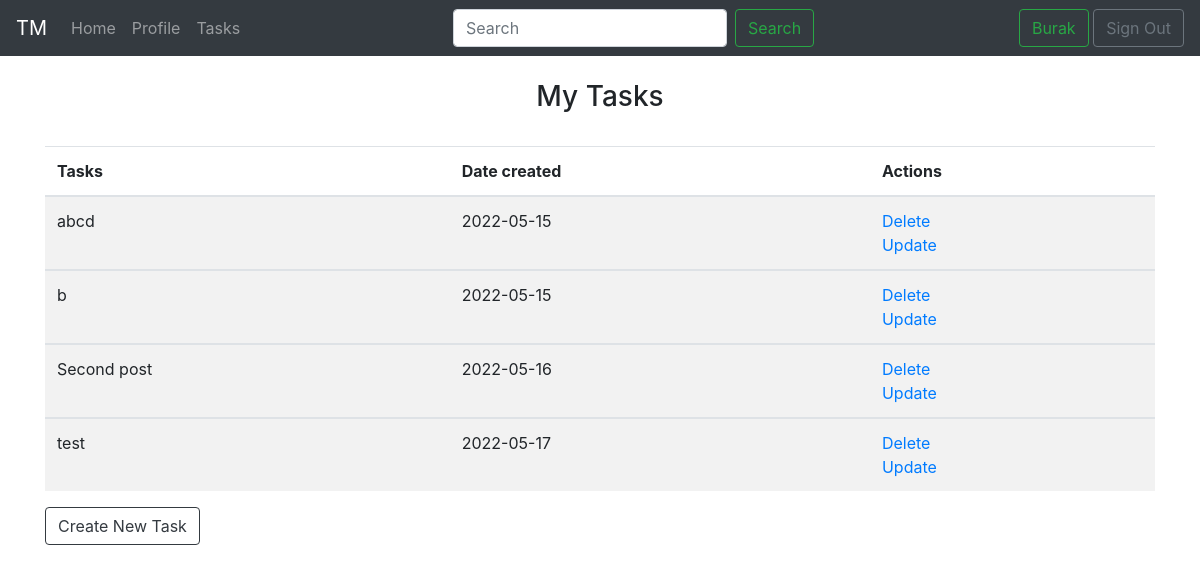
The app's page /profile (signed in) with its own data.
### app.py (models this page shows, shortened)
class User(db.Model, UserMixin):
    __tablename__ = 'user'
    id = db.Column(db.Integer, primary_key=True)
    email = db.Column(db.String(50), nullable=False, unique=True)
    first_name = db.Column(db.String(50), nullable=False)
    last_name = db.Column(db.String(50), nullable=False)
    password = db.Column(db.String(80), nullable=False)
    age = db.Column(db.Integer, nullable=False)
    gender = db.Column(db.String(30), nullable=False)
    location = db.Column(db.String(50), nullable=False)
    posts = db.relationship('Post', backref='user')

class Post(db.Model):
    id = db.Column(db.Integer, primary_key=True)
    content = db.Column(db.String(400), nullable=False)
    date_created = db.Column(db.DateTime, default=datetime.utcnow)
    user_id = db.Column(db.Integer, db.ForeignKey('user.id'))

### app.py (the view)
@app.route('/profile', methods=['GET', 'POST'])
def profile():
    if request.method == 'POST':
        content = request.form['content']
        if len(content) < 1:
            flash("Task too short!", category='error')
        else:
            new_post = Post(
                content=content,
                user_id=current_user.id)
            db.session.add(new_post)
            db.session.commit()
            flash("Task created successfully", category='success')
            return redirect('ads')
        return redirect(url_for('profile'))
    else:
        return render_template(
            'profile.html',
            user=current_user)

### app.py (called while the page is built)
@login_manager.user_loader
def load_user(user_id):
    return User.query.get(int(user_id))

### templates/profile.html (shortened to what this page needs)
{% extends 'base.html' %}
{% block body %}
    {% if current_user.is_authenticated %}
    <br>
    <div class="container">
        <h3 align="center">My Tasks</h3><br>
        <table class="table table-striped">
            <thead>
                <tr>
                    <th scope="col">Tasks</th>
                    <th scope="col">Date created</th>
                    <th scope="col">Actions</th>
                </tr>
            </thead>
            {% for post in user.posts %}
                <tbody>
                    <tr>
                        <td scope="row">{{ post.content }}</td>
                        <td scope="row">{{ post.date_created.date() }}</td>
                        <td scope="row">
                            <a href="/delete/{{post.id}}">Delete</a><br>
                            <a href="/update/{{post.id}}">Update</a>
                        </td>
                    </tr>
                </tbody>
            {% endfor %}
        </table>
        <button
        class="btn btn-outline-dark"
        type="button" onclick="document.getElementById('create-post').style.display = ''"
        >
        Create New Task
    </button>
    </div><br><br>
    {% endif %}
{% endblock %}

### templates/base.html (shortened to what this page needs)
<!DOCTYPE html>
<html lang="en">
    <head>
        <link rel="stylesheet" href="https://cdn.jsdelivr.net/npm/bootstrap@4.0.0/dist/css/bootstrap.min.css">
    </head>
    <body>
        <nav class="navbar navbar-expand-lg navbar-dark bg-dark">
            <a class="navbar-brand" href="{{url_for('index')}}">TM</a>
            <div id="nav-menu" class="collapse navbar-collapse">
                <ul class="navbar-nav mr-auto">
                    <li class="nav-item">
                      <a class="nav-link" href="{{url_for('index')}}">Home</a>
                    </li>
                    <li class="nav-item">
                      <a class="nav-link" href="{{url_for('profile')}}">Profile</a>
                    </li>
                    <li class="nav-item">
                      <a class="nav-link" href="{{url_for('ads')}}">Tasks</a>
                    </li>
                </ul>
                <ul class="navbar-nav">
                  <form
                  class="form-inline my-2 my-lg-0"
                  action="/search">
                    <input
                        class="form-control mr-sm-2"
                        type="search"
                        placeholder="Search"
                        aria-label="Search"
                        name="search">
                    <button
                        class="btn btn-outline-success my-2 my-sm-0 d-none d-lg-block"
                        type="submit">
                        Search
                    </button>
                  </form>
                </ul>
                <ul class="navbar-nav ml-auto">
                    {% if current_user.is_authenticated %}
                    <li class="nav-item">
                        <a class="btn btn-outline-success" href="{{url_for('profile')}}">{{current_user.first_name}}</a>
                        <a class="btn btn-outline-secondary" href="{{url_for('logout')}}">Sign Out</a>
                    </li>
                    {% else %}
                    <li class="nav-item">
                        <a class="btn btn-success" href="{{url_for('login')}}">Sign In</a>
                        <a class="btn btn-outline-success" href="{{url_for('signup')}}">Sign Up</a>
                    </li>
                    {% endif %}
                </ul>
            </div>
          </nav>
        {% block body %}{% endblock %}
    </body>
</html>

### records on screen
User: first_name "Burak"
Post: content "abcd", date_created "2022-05-15"
Post: content "b", date_created "2022-05-15"
Post: content "Second post", date_created "2022-05-16"
Post: content "test", date_created "2022-05-17"
